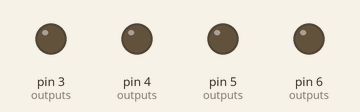
Simulated run of this sketch. Board: Arduino Uno, built with avr-gcc and run on an emulated ATmega328P. Parts: output pins drawn as LEDs (lit = HIGH).

Above: at 0.2 s.
At 0.7 s:
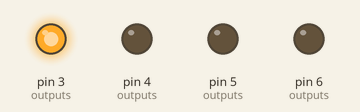
At 1.2 s:
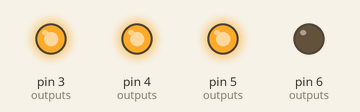
At 1.7 s:
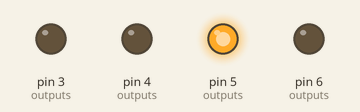
At 2.7 s:
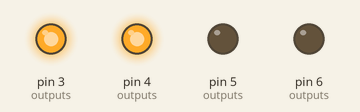
At 5.2 s:
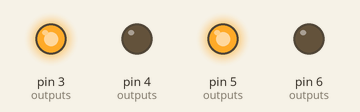
Timing chart, 0 to 5.7 s (numbered marks = the images above):
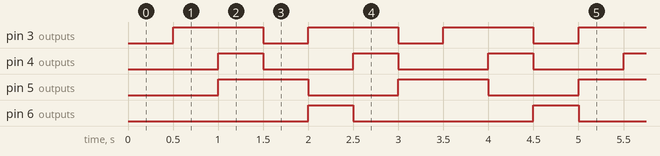

The sketch:

dalila.ino
```cpp
// Sistema de controle para as Cabaças
// Montei um sistema Asíncrono, com temporizações individuais para cada
// cabaça.
// São quatro e são definidas no escopo inicial.

// Estrutura para definir as temporizações de cada saída
struct Output {
  uint8_t pin;        // Pino no PCF8574 (0 a 7)
  unsigned long onTime;  // Tempo ligado em milissegundos
  unsigned long offTime; // Tempo desligado em milissegundos
  unsigned long previousMillis; // Último tempo registrado
  bool state;        // Estado atual (true = ligado, false = desligado)
};

// Define os tempos de ativação e desativação para cada saída
Output outputs[] = {
  {3, 1000, 500, 0, false},  // Saída 3: Liga 1s, Desliga 0.5s
  {4, 500, 1000, 0, false},   // Saída 4: Liga 0.5s, Desliga 1s
  {5, 1000, 1000, 0, false},  // Saída 5: Liga 1s, Desliga 1s
  {6, 500, 2000, 0, false}  // Saída 6: Liga 0.5s, Desliga 2s
};

const int numOutputs = sizeof(outputs) / sizeof(outputs[0]);

void setup() {
  Serial.begin(115200);    // Inicializa comunicação serial para debug
  // Inicializa os pinos indicados no STRUCT como saídas em Nível inicial baixo.
  for (int i = 0; i < numOutputs; i++) {
    pinMode (outputs[i].pin, OUTPUT);
    digitalWrite(outputs[i].pin, LOW);
  }
  // Para evitar ruídos nos pinos que não são usados.
  for (int i=7; i<20; i++) {
    pinMode (i, INPUT_PULLUP);
  }
}

void loop() {
  // Marca o inicio do loop e inicia um cronômetro
  // em currentMillis
  unsigned long currentMillis = millis();

  // Atualiza o estado de cada saída
  for (int i = 0; i < numOutputs; i++) {
    if (outputs[i].state) {
      // Se a saída está ligada, verifica se é hora de desligar
      if (currentMillis - outputs[i].previousMillis >= outputs[i].onTime) {
        outputs[i].state = false;  // Desliga a saída
        outputs[i].previousMillis = currentMillis; // Salva o tempo atual struct da saída
        digitalWrite(outputs[i].pin, LOW);
        /* Debug - Pode ser comentado
        Serial.print("Saída ");
        Serial.print(outputs[i].pin);
        Serial.println(" DESLIGADA");
        */
      }
    } else {
      // Se a saída está desligada, verifica se é hora de ligar
      if (currentMillis - outputs[i].previousMillis >= outputs[i].offTime) {
        outputs[i].state = true;  // Liga a saída
        outputs[i].previousMillis = currentMillis;
        digitalWrite(outputs[i].pin, HIGH);
        /* Debug
        Serial.print("Saída ");
        Serial.print(outputs[i].pin);
        Serial.println(" LIGADA");
        */
      }
    }
  }
}
```

Measured:
- by itself, pin 3 (outputs): alternates HIGH for 1.0 s and LOW for 0.50 s
- by itself, pin 4 (outputs): alternates HIGH for 0.50 s and LOW for 1.0 s
- by itself, pin 5 (outputs): alternates HIGH for 1.0 s and LOW for 1.0 s
- by itself, pin 6 (outputs): alternates HIGH for 0.50 s and LOW for 2.0 s
